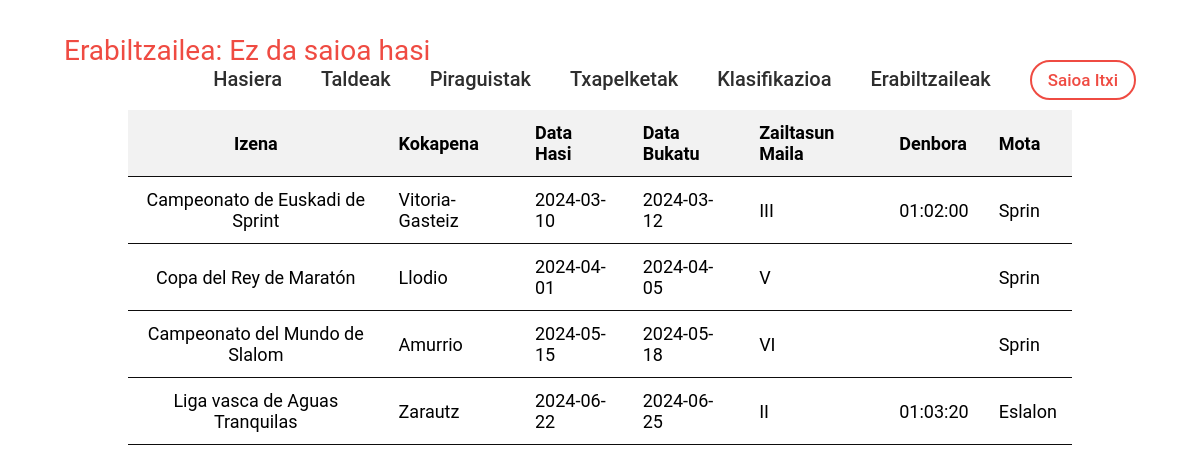
The page /KlasifikazioaAdmin.php on the database its author committed.
### tables this page shows
CREATE TABLE `txapelketa` (
  `ID_T` int unsigned NOT NULL AUTO_INCREMENT,
  `Data_Hasi` date NOT NULL,
  `Data_Bukatu` date DEFAULT NULL,
  `Kokapena` varchar(30) NOT NULL,
  `Izena` varchar(50) NOT NULL,
  `Zailtasun_Maila` varchar(3) DEFAULT NULL,
  `Modalitatea_ID_M` int unsigned NOT NULL,
  PRIMARY KEY (`ID_T`),
  KEY `fk_Txapelketa_Modalitatea1_idx` (`Modalitatea_ID_M`),
  CONSTRAINT `fk_Txapelketa_Modalitatea1` FOREIGN KEY (`Modalitatea_ID_M`) REFERENCES `modalitatea` (`ID_M`)
);

CREATE TABLE `parte_hartu` (
  `Txapelketa_ID_T` int unsigned NOT NULL,
  `Taldea_Kodea` int unsigned NOT NULL,
  `Denbora` time NOT NULL,
  PRIMARY KEY (`Txapelketa_ID_T`,`Taldea_Kodea`),
  KEY `fk_Txapelketa_has_Taldea_Taldea1_idx` (`Taldea_Kodea`),
  KEY `fk_Txapelketa_has_Taldea_Txapelketa1_idx` (`Txapelketa_ID_T`),
  CONSTRAINT `fk_Txapelketa_has_Taldea_Taldea1` FOREIGN KEY (`Taldea_Kodea`) REFERENCES `taldea` (`Kodea`),
  CONSTRAINT `fk_Txapelketa_has_Taldea_Txapelketa1` FOREIGN KEY (`Txapelketa_ID_T`) REFERENCES `txapelketa` (`ID_T`)
);

CREATE TABLE `modalitatea` (
  `ID_M` int unsigned NOT NULL AUTO_INCREMENT,
  `Mota` varchar(45) NOT NULL,
  PRIMARY KEY (`ID_M`)
);

### KlasifikazioaAdmin.php (the view, shortened to what this page needs)
<?php
require 'connection.php';
$KlasifikazioaQuery = $conn->prepare("SELECT txapelketa.*,modalitatea.Mota, parte_hartu.Denbora AS ParteHartuDenbora, taldea.Izena AS TaldeaIzena
                                    FROM txapelketa
                                    LEFT JOIN modalitatea ON txapelketa.Modalitatea_ID_M = modalitatea.ID_M
                                    LEFT JOIN parte_hartu ON txapelketa.ID_T = parte_hartu.Txapelketa_ID_T
                                    LEFT JOIN taldea ON parte_hartu.Taldea_Kodea = taldea.Kodea");
$KlasifikazioaQuery->execute();
$Klasifikazioak = $KlasifikazioaQuery->fetchAll();
?>
<!DOCTYPE html>
<html lang="en">
<head>
    <link rel="stylesheet" href="style.css">
    <link rel="stylesheet" href="./css/tablestyle.css">
</head>
<body>
    <head>
        <link href="https://cdnjs.cloudflare.com/ajax/libs/font-awesome/5.9.0/css/all.css" rel="stylesheet">
    </head>
    <header id="topHeader">
        <nav>
            <span class="logo">Erabiltzailea:
                <?php echo ($_SESSION["inputemail"]) ? $_SESSION["inputemail"] : "Ez da saioa hasi"; ?>
            </span>
            <div class="mainMenu">
            <a href="IndexAdmin.php"><span>Hasiera</span></a>
                <a href="TaldeakAdmin.php"><span>Taldeak</span></a>
                <a href="piraguistakAdmin.php"><span>Piraguistak</span></a>
                <a href="TxapelketakAdmin.php"><span>Txapelketak</span></a>
                <a href="KlasifikazioaAdmin.php"><span>Klasifikazioa</span></a>
                <a href="ProfilArrunta.php"><span>Erabiltzaileak</span></a>
                <a href="logout.php">Saioa Itxi</a>
            </div class="mainMenu">
        </nav>
        <section id="Txapelketak">
            <div id="new-taldea-info">
                <table class="styled-table">
                <thead>
                        <tr>
                            <th align="center">Izena</th>
                            <th>Kokapena</th>
                            <th>Data Hasi</th>
                            <th>Data Bukatu</th>
                            <th>Zailtasun Maila</th>
                            <th>Denbora</th>
                            <th>Mota</th>
                        </tr>
                    </thead>
                    <tbody>
                        <?php foreach ($Klasifikazioak as $index => $klasifikazioa): ?>
                            <tr>
                                <td align="center">
                                    <?php echo $klasifikazioa["Izena"] ?>
                                </td>
                                <td>
                                    <?php echo $klasifikazioa["Kokapena"] ?>
                                </td>
                                <td>
                                    <?php echo $klasifikazioa["Data_Hasi"] ?>
                                </td>
                                <td>
                                    <?php echo $klasifikazioa["Data_Bukatu"] ?>
                                </td>
                                <td>
                                    <?php echo $klasifikazioa["Zailtasun_Maila"] ?>
                                </td>
                                <td>
                                    <?php echo $klasifikazioa["ParteHartuDenbora"] ?>
                                </td>
                                <td>
                                    <?php echo $klasifikazioa["Mota"] ?>
                                </td>
                            </tr>
                        <?php endforeach; ?>
                    </tbody>
                </table>
            </div>
        </section>
</body>
</html>

### style.css (style rules this page uses)
html { scroll-behavior: smooth; }
body { padding: 0; margin: 0; }
section { display: block; padding: 0 4em 5em; }
#topHeader { padding: 1em 4em; font-family: roboto; }
.logo { color: #ef4b42; font-size: 28px; font-family: roboto; }
nav { padding: 18px 0; }
.mainMenu { float: right; }
.mainMenu a { padding: 15px 0; margin-left: 35px; font-size: 20px; text-decoration: none; font-weight: 500; color: #2e2e2e; position: relative; -webkit-transition: all 0.3s ease-in-out; transition: all 0.3s ease-in-out; }
.mainMenu a:after { top: 40px; content: ""; display: block; height: 2px; left: 50%; position: absolute; width: 0; background: #ef4b42; -webkit-transition: width 0.3s ease 0s, left 0.3s ease 0s; transition: width 0.3s ease 0s, left 0.3s ease 0s; }
.mainMenu a:first-child { margin: 0; }
.mainMenu a:last-child { border: 2px solid #ef4b42; padding: 8px 16px !important; font-size: 17px; border-radius: 20px; text-align: center; color: #ef4b42; }

### css/tablestyle.css (style rules this page uses)
.styled-table { width: 100%; border-collapse: collapse; margin: 25px 0; font-size: 18px; text-align: left; }
.styled-table th, .styled-table td { padding: 12px 15px; border-bottom: 1px solid #0e0d0d; }
.styled-table th { background-color: #f2f2f2; }

### rows shown on the page
txapelketa: Izena "Campeonato de Euskadi de Sprint", Kokapena "Vitoria-Gasteiz", Data_Hasi "2024-03-10", Data_Bukatu "2024-03-12", Zailtasun_Maila "III", parte_hartu.Denbora "01:02:00", Modalitatea_ID_M.Mota "Sprin"
txapelketa: Izena "Copa del Rey de Maratón", Kokapena "Llodio", Data_Hasi "2024-04-01", Data_Bukatu "2024-04-05", Zailtasun_Maila "V", Modalitatea_ID_M.Mota "Sprin"
txapelketa: Izena "Campeonato del Mundo de Slalom", Kokapena "Amurrio", Data_Hasi "2024-05-15", Data_Bukatu "2024-05-18", Zailtasun_Maila "VI", Modalitatea_ID_M.Mota "Sprin"
txapelketa: Izena "Liga vasca de Aguas Tranquilas", Kokapena "Zarautz", Data_Hasi "2024-06-22", Data_Bukatu "2024-06-25", Zailtasun_Maila "II", parte_hartu.Denbora "01:03:20", Modalitatea_ID_M.Mota "Eslalon"
